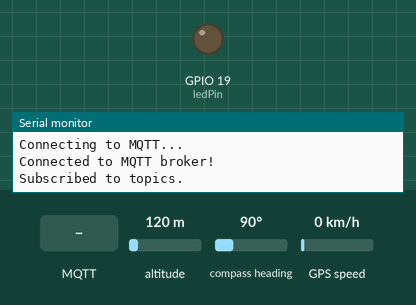
A sketch run on a simulated ESP32. Shown: output pins drawn as LEDs (lit = HIGH), the last lines printed to the serial monitor. Dashed ring = blinking. The inputs (shaded band) are chosen by the test bench; at power-on: altitude 120 m, compass heading 90°, GPS speed 0 km/h. WiFi joins after 1.5 s; servers stay silent unless stated; random numbers use the default seed unless the sketch sets one; the GPS gets a fix after 3 s at 37.7749, -122.4194 with 8 satellites; no MQTT or app messages arrive unless stated.

Above: at 3.2 s.
3.3 s: MQTT message "1" arrives on the first subscribed topic
At 12.4 s:
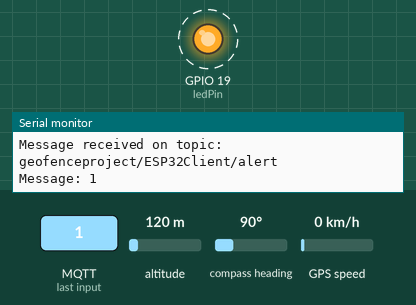
16.0 s: MQTT message "0" arrives on the first subscribed topic
At 28.4 s:
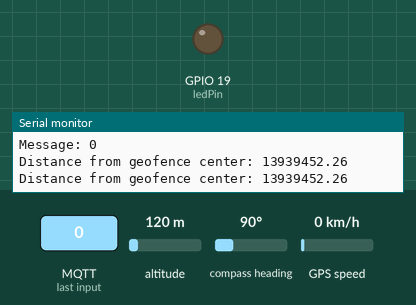
29.0 s: MQTT message "2" arrives on the first subscribed topic
At 38.5 s:
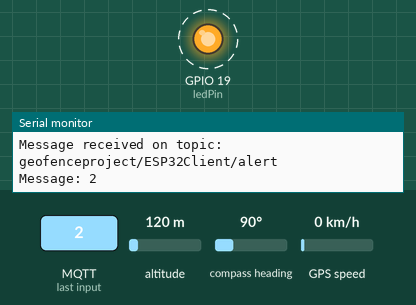
Timing chart, 0 to 42.1 s (numbered marks = the images above; inputs shaded):
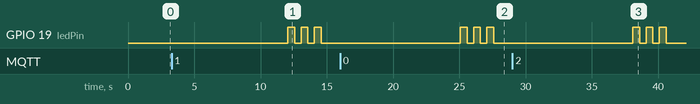

The sketch:

esp32.ino
```cpp
#include <WiFi.h>
#include <PubSubClient.h>
#include <TinyGPS++.h>
#include <math.h>
#include <ArduinoJson.h>

// Wi-Fi credentials
const char *ssid = "Stargate";
const char *password = "woza4593";

// MQTT Broker details
const char *mqtt_server = "test.mosquitto.org";
const int mqtt_port = 1883;
const char *location_topic = "geofenceproject/ESP32Client/location";
const char *alert_topic = "geofenceproject/ESP32Client/alert";
const char *geofence_topic = "geofenceproject/ESP32Client/geofence";

// Wi-Fi and MQTT clients
WiFiClient espClient;
PubSubClient client(espClient);

// GPS module
TinyGPSPlus gps;
HardwareSerial gpsSerial(1);

// LED Pin
const int ledPin = 19;

// Geofence parameters
double geofenceLat = 12.972828;
double geofenceLng = 79.165898;
double geofenceRadiusMeters = 500.0;

bool isOutsideGeofence = false;

void connectToWiFi()
{
    Serial.print("Connecting to Wi-Fi");
    WiFi.begin(ssid, password);

    while (WiFi.status() != WL_CONNECTED)
    {
        delay(1000);
        Serial.print(".");
    }

    Serial.println("\nConnected to Wi-Fi!");
    Serial.print("IP address: ");
    Serial.println(WiFi.localIP());
}

void connectToMQTT()
{
    while (!client.connected())
    {
        Serial.println("Connecting to MQTT...");
        String clientId = "ESP32Client-" + String(random(0xffff), HEX);

        if (client.connect(clientId.c_str()))
        {
            Serial.println("Connected to MQTT broker!");

            // Subscribe to necessary topics
            client.subscribe(alert_topic);
            client.subscribe(geofence_topic);
            Serial.println("Subscribed to topics.");
        }
        else
        {
            Serial.print("Failed to connect to MQTT. State: ");
            Serial.println(client.state());
            delay(5000); // Wait 5 seconds before retrying
        }
    }
}

double haversine(double lat1, double lon1, double lat2, double lon2)
{
    const double R = 6371000; // Earth radius in meters
    double dLat = radians(lat2 - lat1);
    double dLon = radians(lon2 - lon1);
    double a = sin(dLat / 2) * sin(dLat / 2) +
               cos(radians(lat1)) * cos(radians(lat2)) *
                   sin(dLon / 2) * sin(dLon / 2);
    double c = 2 * atan2(sqrt(a), sqrt(1 - a));
    return R * c;
}

// Callback for incoming MQTT messages
void mqttCallback(char *topic, byte *payload, unsigned int length)
{
    String message;
    for (int i = 0; i < length; i++)
    {
        message += (char)payload[i];
    }

    Serial.print("Message received on topic: ");
    Serial.println(topic);
    Serial.print("Message: ");
    Serial.println(message);

    if (String(topic) == geofence_topic)
    {
        DynamicJsonDocument doc(256);
        deserializeJson(doc, payload, length);

        geofenceLat = doc["center"]["latitude"];
        geofenceLng = doc["center"]["longitude"];
        geofenceRadiusMeters = doc["radius"];

        Serial.println("Updated geofence parameters:");
        Serial.print("Latitude: ");
        Serial.println(geofenceLat);
        Serial.print("Longitude: ");
        Serial.println(geofenceLng);
        Serial.print("Radius: ");
        Serial.println(geofenceRadiusMeters);
    }

    if (String(topic) == alert_topic)
    {
        for (int i = 0; i < 3; i++)
        {
            digitalWrite(ledPin, HIGH);
            delay(500);
            digitalWrite(ledPin, LOW);
            delay(500);
        }
    }
}

void publishLocation(double latitude, double longitude)
{
    DynamicJsonDocument doc(256);
    doc["latitude"] = latitude;
    doc["longitude"] = longitude;
    doc["timestamp"] = millis();

    String locationMsg;
    serializeJson(doc, locationMsg);
    client.publish(location_topic, locationMsg.c_str());
}

void checkGeofence(double latitude, double longitude)
{
    double distance = haversine(latitude, longitude, geofenceLat, geofenceLng);
    Serial.print("Distance from geofence center: ");
    Serial.println(distance);

    if (distance > geofenceRadiusMeters)
    {
        if (!isOutsideGeofence)
        {
            client.publish(alert_topic, "{\"message\":\"Geofence breached!\"}");
            isOutsideGeofence = true;
        }
    }
    else
    {
        if (isOutsideGeofence)
        {
            client.publish(alert_topic, "{\"message\":\"Returned inside geofence.\"}");
            isOutsideGeofence = false;
        }
    }
}

void setup()
{
    Serial.begin(115200);
    gpsSerial.begin(9600, SERIAL_8N1, 16, 17);

    pinMode(ledPin, OUTPUT);
    digitalWrite(ledPin, LOW);

    connectToWiFi();
    client.setServer(mqtt_server, mqtt_port);
    client.setCallback(mqttCallback);
    connectToMQTT();
}

void loop()
{
    if (!client.connected())
    {
        connectToMQTT();
    }
    client.loop();

    while (gpsSerial.available() > 0)
    {
        if (gps.encode(gpsSerial.read()))
        {
            if (gps.location.isValid())
            {
                double latitude = gps.location.lat();
                double longitude = gps.location.lng();

                publishLocation(latitude, longitude);
                checkGeofence(latitude, longitude);
            }
        }
    }

    delay(10000); // Run every 10 seconds
}
```

Measured:
- after the input at 3.3 s, GPIO 19 (ledPin): alternates HIGH for 0.50 s and LOW for 0.50 s, 6 changes in all, then stays LOW, starting after 8.8 s
- after the input at 16.0 s, GPIO 19 (ledPin): alternates HIGH for 0.50 s and LOW for 0.50 s, 6 changes in all, then stays LOW, starting after 9.1 s
- after the input at 29.0 s, GPIO 19 (ledPin): alternates HIGH for 0.50 s and LOW for 0.50 s, 6 changes in all, then stays LOW, starting after 9.1 s
